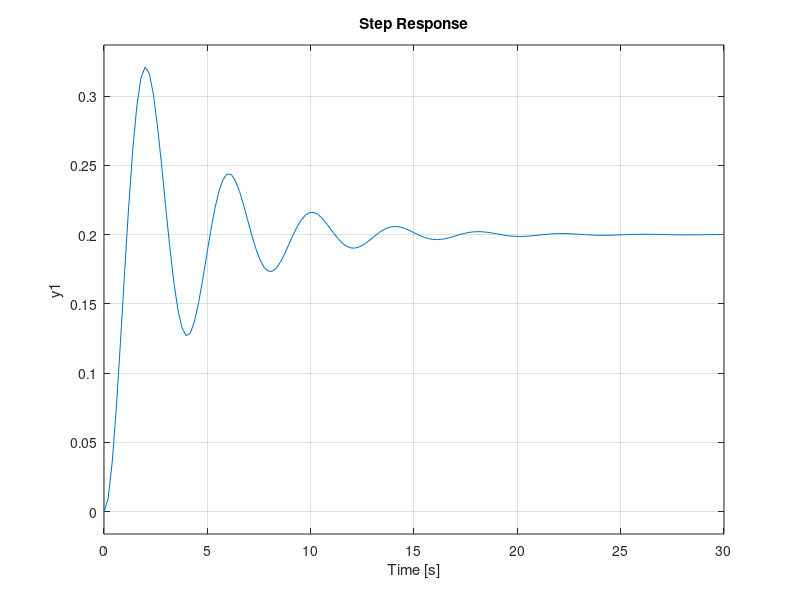

The MATLAB source for this figure: (Note: this script raises an error after producing the figure.)




%<*part1>
% Parameters
m = 2; % mass
k = 5; % spring
b = 1; % damper

% System matrices
A = [0, 1; -k/m, -b/m];
B = [0; 1/m];
C = [1, 0];
D = 0;

msd_ss = ss(A,B,C,D);

% Transfer function
s = tf('s'); 
G = C*inv(s*eye(2)-A)*B+D;
%</part1>

%<*part2>
[num, den] = ss2tf(A,B,C,D);
G = tf(num,den);
%</part2>

%<*part3>
% Pole locations
pole(G) 
damp(G)
% Step response
figure
step(G)
%</part3>

%<*part3.1>
% Step response characteristics
stepinfo(G)
%</part3.1>


%%

%<*part4>
% Bode plot
figure
bode(G)
%</part4>
